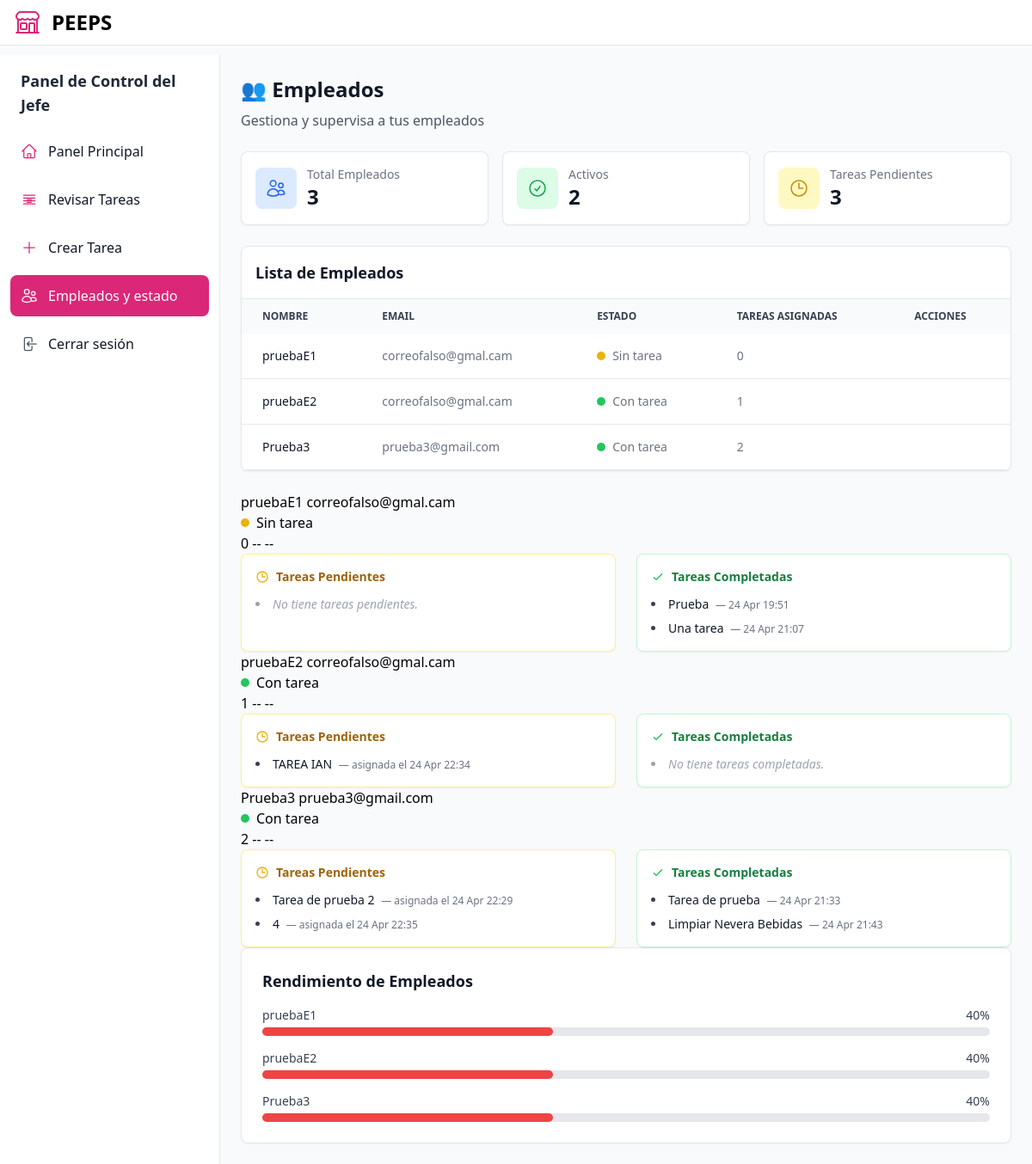
The app's page /jefe/empleados/ (signed in), older data.
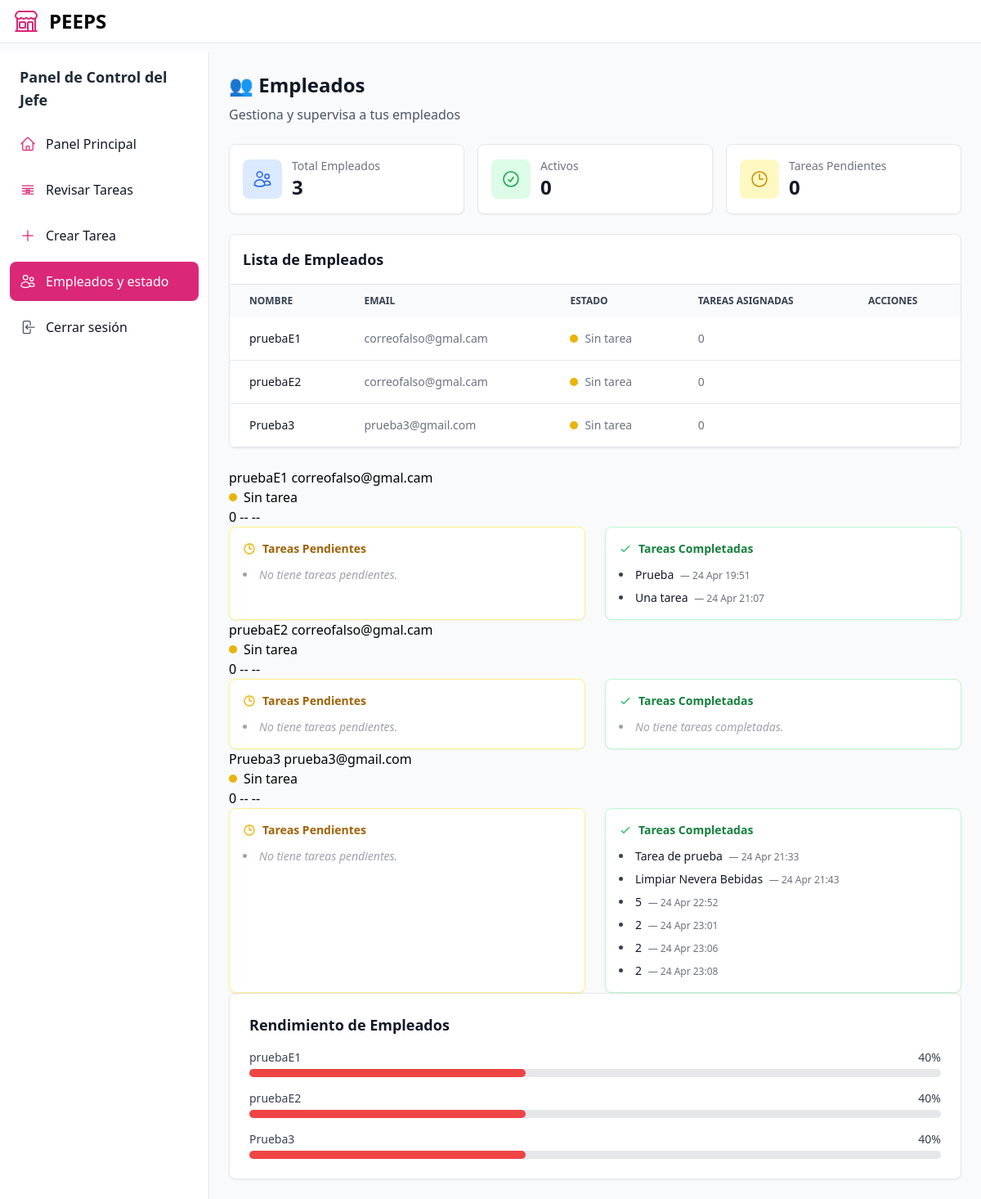
The same page, newer data.
### tasks/models.py (models this page shows, shortened)
class EmpleadoPerfil(models.Model):
    user = models.OneToOneField(User, on_delete=models.CASCADE)
    tienda = models.ForeignKey(Tienda, on_delete=models.CASCADE)
    es_jefe = models.BooleanField(default=False)

class Tarea(models.Model):
    titulo = models.CharField(max_length=200)
    descripcion = models.TextField()
    jefe = models.ForeignKey(User, on_delete=models.CASCADE, related_name='tareas_creadas')
    empleados = models.ManyToManyField(EmpleadoPerfil, related_name='tareas_asignadas')
    tiempo_estimado = models.DurationField()
    fecha_asignacion = models.DateTimeField(auto_now_add=True)
    completada = models.BooleanField(default=False)
    fecha_completada = models.DateTimeField(null=True, blank=True)
    aceptada_por = models.ManyToManyField(EmpleadoPerfil, blank=True, related_name="tareas_aceptadas")
    PRIORIDADES = [
        ('Baja', 'Baja'),
        ('Media', 'Media'),
        ('Alta', 'Alta'),
    ]
    prioridad = models.CharField(max_length=10, choices=PRIORIDADES, default='Media')

### tasks/views.py (the view)
# urls.py: path('jefe/empleados/', views.jefe_empleados, name='jefe_empleados'),  # Ver empleados
@login_required
def jefe_empleados(request):
    jefe = EmpleadoPerfil.objects.get(user=request.user)
    empleados = EmpleadoPerfil.objects.filter(tienda=jefe.tienda, es_jefe=False)
    data = []
    empleados_activos = 0
    tareas_pendientes = 0
    for emp in empleados:
        tareas_activas = emp.tareas_asignadas.filter(completada=False)
        tareas_hechas = emp.tareas_asignadas.filter(completada=True)
        if tareas_activas.exists():
            empleados_activos += 1
            tareas_pendientes += tareas_activas.count()
        data.append({
            'empleado': emp,
            'tiene_tarea': tareas_activas.exists(),
            'cantidad_tareas': tareas_activas.count(),
            'tareas_pendientes': tareas_activas,
            'tareas_completadas': tareas_hechas
        })
    return render(request, 'jefe_empleados.html', {
        'data': data,
        'empleados': empleados,
        'empleados_activos': empleados_activos,
        'tareas_pendientes': tareas_pendientes,
    })

### tasks/templates/jefe_empleados.html (shortened to what the changed rows need)
{% load widget_tweaks %}
<!DOCTYPE html>
<html lang="es">
<head>
    <script src="https://cdn.tailwindcss.com"></script>
</head>
<body class="bg-gray-50">
    <div class="min-h-screen flex flex-col">
        <div class="flex flex-1 pt-16">
            <aside class="w-64 bg-white border-r border-gray-200 h-full fixed top-16 left-0 bottom-0 overflow-y-auto">
                <div class="px-3 py-4">
                    <h2 class="text-lg font-semibold text-gray-800 mb-4 px-3">Panel de Control del Jefe</h2>
                </div>
            </aside>
            <main class="ml-64 p-6 flex-1">
                <div class="mb-6">
                    <h2 class="text-2xl font-bold text-gray-900 mb-2">👥 Empleados</h2>
                </div>
                <div class="grid grid-cols-1 md:grid-cols-3 gap-4 mb-6">
                    <div class="bg-white rounded-lg border border-gray-200 p-4 shadow-sm">
                        <div class="flex items-center">
                            <div>
                                <p class="text-sm font-medium text-gray-500">Activos</p>
                                <p class="text-2xl font-bold text-gray-900">{{ empleados_activos }}</p>
                            </div>
                        </div>
                    </div>
                    <div class="bg-white rounded-lg border border-gray-200 p-4 shadow-sm">
                        <div class="flex items-center">
                            <div>
                                <p class="text-sm font-medium text-gray-500">Tareas Pendientes</p>
                                <p class="text-2xl font-bold text-gray-900">{{ tareas_pendientes }}</p>
                            </div>
                        </div>
                    </div>
                </div>
                <div class="bg-white rounded-lg border border-gray-200 shadow-sm overflow-hidden mb-6">
                    <div class="overflow-x-auto">
                        <table class="w-full text-sm text-left text-gray-500">
                            <thead class="text-xs text-gray-700 uppercase bg-gray-50">
                                <tr>
                                    <th scope="col" class="px-6 py-3">Nombre</th>
                                    <th scope="col" class="px-6 py-3">Email</th>
                                    <th scope="col" class="px-6 py-3">Estado</th>
                                    <th scope="col" class="px-6 py-3">Tareas Asignadas</th>
                                    <th scope="col" class="px-6 py-3">Acciones</th>
                                </tr>
                            </thead>
                            <tbody>
                                {% for item in data %}
                                <tr class="bg-white border-b hover:bg-gray-50">
                                    <th scope="row" class="px-6 py-4 font-medium text-gray-900 whitespace-nowrap">
                                        {{ item.empleado.user.username }}
                                    </th>
                                    <td class="px-6 py-4">
                                        {{ item.empleado.user.email }}
                                    </td>
                                    <td class="px-6 py-4">
                                        <div class="flex items-center">
                                            <div class="h-2.5 w-2.5 rounded-full {% if item.tiene_tarea %}bg-green-500{% else %}bg-yellow-500{% endif %} mr-2"></div>
                                            {% if item.tiene_tarea %}Con tarea{% else %}Sin tarea{% endif %}
                                        </div>
                                    </td>
                                    <td class="px-6 py-4">
                                        {{ item.cantidad_tareas }}
                                    </td>
                                </tr>
                                {% empty %}
                                <tr class="bg-white border-b">
                                    <td colspan="5" class="px-6 py-4 text-center">No hay empleados registrados.</td>
                                </tr>
                                {% endfor %}
                            </tbody>
                        </table>
                    </div>
                </div>
                <tbody>
                    {% for item in data %}
                      <tr class="bg-white border-b hover:bg-gray-50">
                        <td class="px-6 py-4 font-medium text-gray-900 whitespace-nowrap">
                          {{ item.empleado.user.username }}
                        </td>
                        <td class="px-6 py-4">{{ item.empleado.user.email }}</td>
                        <td class="px-6 py-4">
                          <div class="flex items-center">
                            <div class="h-2.5 w-2.5 rounded-full {% if item.tiene_tarea %}bg-green-500{% else %}bg-yellow-500{% endif %} mr-2"></div>
                            {% if item.tiene_tarea %}Con tarea{% else %}Sin tarea{% endif %}
                          </div>
                        </td>
                        <td class="px-6 py-4">{{ item.cantidad_tareas }}</td>
                        <td class="px-6 py-4 text-gray-400 italic">--</td>
                        <td class="px-6 py-4 text-primary-600">--</td>
                      </tr>
                      <tr class="bg-gray-50 border-b">
                        <td colspan="6" class="px-6 py-4">
                          <div class="grid grid-cols-1 md:grid-cols-2 gap-6">
                            <div class="bg-white border border-yellow-200 rounded-lg p-4 shadow-sm">
                              <h4 class="text-sm font-semibold text-yellow-700 flex items-center mb-3">
                                <svg class="w-4 h-4 mr-2 text-yellow-500" fill="none" stroke="currentColor" viewBox="0 0 24 24">
                                  <path stroke-linecap="round" stroke-linejoin="round" stroke-width="2" d="M12 6v6h4.5m4.5 0a9 9 0 1 1-18 0 9 9 0 0 1 18 0Z" />
                                </svg>
                                Tareas Pendientes
                              </h4>
                              <ul class="space-y-2 text-sm text-gray-700 list-disc list-inside">
                                {% for tarea in item.tareas_pendientes %}
                                  <li>
                                    <span class="font-medium text-gray-900">{{ tarea.titulo }}</span>
                                    <span class="text-xs text-gray-500 ml-1">— asignada el {{ tarea.fecha_asignacion|date:"d M H:i" }}</span>
                                  </li>
                                {% empty %}
                                  <li class="text-gray-400 italic">No tiene tareas pendientes.</li>
                                {% endfor %}
                              </ul>
                            </div>
                            <div class="bg-white border border-green-200 rounded-lg p-4 shadow-sm">
                              <h4 class="text-sm font-semibold text-green-700 flex items-center mb-3">
                                <svg class="w-4 h-4 mr-2 text-green-500" fill="none" stroke="currentColor" viewBox="0 0 24 24">
                                  <path stroke-linecap="round" stroke-linejoin="round" stroke-width="2" d="M5 13l4 4L19 7" />
                                </svg>
                                Tareas Completadas
                              </h4>
                              <ul class="space-y-2 text-sm text-gray-700 list-disc list-inside">
                                {% for tarea in item.tareas_completadas %}
                                  <li>
                                    <span class="font-medium text-gray-900">{{ tarea.titulo }}</span>
                                    <span class="text-xs text-gray-500 ml-1">— {{ tarea.fecha_completada|date:"d M H:i" }}</span>
                                  </li>
                                {% empty %}
                                  <li class="text-gray-400 italic">No tiene tareas completadas.</li>
                                {% endfor %}
                              </ul>
                            </div>
                          </div>
                        </td>
                      </tr>
                    {% empty %}
                      <tr>
                        <td colspan="6" class="px-6 py-4 text-center">No hay empleados registrados.</td>
                      </tr>
                    {% endfor %}
                  </tbody>
                <div class="bg-white rounded-lg border border-gray-200 p-6 shadow-sm">
                    <div class="space-y-4">
                        {% for empleado in empleados %}
                        <div class="mb-4">
                            <div class="flex justify-between mb-1">
                                <span class="text-sm font-medium text-gray-700">{{ empleado.user.username }}</span>
                                <span class="text-sm font-medium text-gray-700">
                                    {% if empleado.rendimiento == 'Alto' %}85%
                                    {% elif empleado.rendimiento == 'Medio' %}65%
                                    {% else %}40%{% endif %}
                                </span>
                            </div>
                            <div class="w-full bg-gray-200 rounded-full h-2.5">
                                <div class="h-2.5 rounded-full
                                    {% if empleado.rendimiento == 'Alto' %}bg-green-500 w-[85%]
                                    {% elif empleado.rendimiento == 'Medio' %}bg-yellow-500 w-[65%]
                                    {% else %}bg-red-500 w-[40%]{% endif %}">
                                </div>
                            </div>
                        </div>
                        {% empty %}
                        <p class="text-gray-500 text-center">No hay datos de rendimiento disponibles.</p>
                        {% endfor %}
                    </div>
                </div>
            </main>
        </div>
    </div>
</body>
</html>

Row changes from the older to the newer data that the page shows:
removed Tarea: titulo "TAREA IAN", fecha_asignacion "24 Apr 22:34", shown under EmpleadoPerfil "pruebaE2"
removed Tarea: titulo "Tarea de prueba 2", fecha_asignacion "24 Apr 22:29", shown under EmpleadoPerfil "Prueba3"
removed Tarea: titulo "4", fecha_asignacion "24 Apr 22:35", shown under EmpleadoPerfil "Prueba3"
computed for EmpleadoPerfil "pruebaE2": cantidad_tareas "1" → "0"; text "Con tarea Con tarea" → "Sin tarea Sin tarea No tiene tareas pendientes."
computed for EmpleadoPerfil "Prueba3": cantidad_tareas "2" → "0"; text "Con tarea Con tarea" → "Sin tarea Sin tarea No tiene tareas pendientes."
added Tarea: titulo "5", fecha_completada "24 Apr 22:52", shown under EmpleadoPerfil "Prueba3"
added Tarea: titulo "2", fecha_completada "24 Apr 23:01", shown under EmpleadoPerfil "Prueba3"
added Tarea: titulo "2", fecha_completada "24 Apr 23:06", shown under EmpleadoPerfil "Prueba3"
added Tarea: titulo "2", fecha_completada "24 Apr 23:08", shown under EmpleadoPerfil "Prueba3"
Text that changed along with them:
{{ empleados_activos }}: "2" → "0"
{{ tareas_pendientes }}: "3" → "0"
